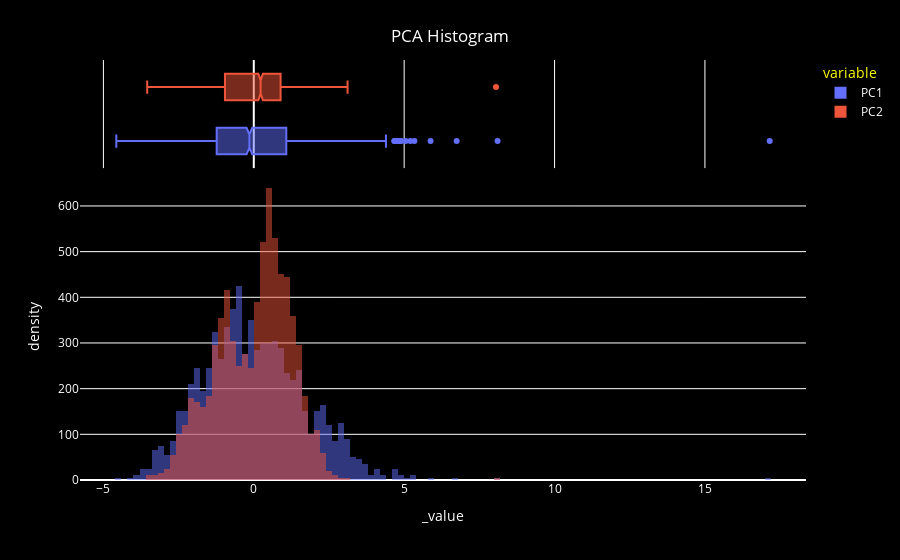

The notebook cell saved with this chart:
### Code cell
import plotly.express as px

fig = px.histogram(X_pca[['PC1','PC2']].melt(), color = 'variable',
                   marginal = 'box',
                   barmode = 'overlay',
                   histnorm = 'density')

fig.update_layout(
    title_font_color = 'white',
    legend_title_font_color = 'yellow',
    title = {
        'text' : "PCA Histogram",
        'x' : 0.5,
        'xanchor' : 'center',
        'yanchor' : 'top'},
    paper_bgcolor = 'black',
    plot_bgcolor = 'black',
    font_color = 'white',
)

### Figure 1 — Plotly figure (JSON) as saved in the notebook; plotly's stock layout.template omitted (floating-point values rounded to 4 significant figures; data arrays with more than 128 entries replaced by an {"elided": "..."} marker saying what was removed)
{"data": [{"alignmentgroup": "True", "bingroup": "x", "histnorm": "density", "hovertemplate": "variable=PC1<br>_value=%{x}<br>density=%{y}<extra></extra>", "legendgroup": "PC1", "marker": {"color": "#636efa", "opacity": 0.5, "pattern": {"shape": ""}}, "name": "PC1", "offsetgroup": "PC1", "orientation": "v", "showlegend": true, "type": "histogram", "x": {"elided": "1460 float values"}, "xaxis": "x", "yaxis": "y"}, {"alignmentgroup": "True", "hovertemplate": "variable=PC1<br>_value=%{x}<extra></extra>", "legendgroup": "PC1", "marker": {"color": "#636efa"}, "name": "PC1", "notched": true, "offsetgroup": "PC1", "showlegend": false, "type": "box", "x": {"elided": "1460 float values"}, "xaxis": "x2", "yaxis": "y2"}, {"alignmentgroup": "True", "bingroup": "x", "histnorm": "density", "hovertemplate": "variable=PC2<br>_value=%{x}<br>density=%{y}<extra></extra>", "legendgroup": "PC2", "marker": {"color": "#EF553B", "opacity": 0.5, "pattern": {"shape": ""}}, "name": "PC2", "offsetgroup": "PC2", "orientation": "v", "showlegend": true, "type": "histogram", "x": {"elided": "1460 float values"}, "xaxis": "x", "yaxis": "y"}, {"alignmentgroup": "True", "hovertemplate": "variable=PC2<br>_value=%{x}<extra></extra>", "legendgroup": "PC2", "marker": {"color": "#EF553B"}, "name": "PC2", "notched": true, "offsetgroup": "PC2", "showlegend": false, "type": "box", "x": {"elided": "1460 float values"}, "xaxis": "x2", "yaxis": "y2"}], "layout": {"barmode": "overlay", "font": {"color": "white"}, "legend": {"title": {"font": {"color": "yellow"}, "text": "variable"}, "tracegroupgap": 0}, "margin": {"t": 60}, "paper_bgcolor": "black", "plot_bgcolor": "black", "title": {"font": {"color": "white"}, "text": "PCA Histogram", "x": 0.5, "xanchor": "center", "yanchor": "top"}, "xaxis": {"anchor": "y", "domain": [0, 1], "title": {"text": "_value"}}, "xaxis2": {"anchor": "y2", "domain": [0, 1], "matches": "x", "showgrid": true, "showticklabels": false}, "yaxis": {"anchor": "x", "domain": [0, 0.7326], "title": {"text": "density"}}, "yaxis2": {"anchor": "x2", "domain": [0.7426, 1], "matches": "y2", "showgrid": false, "showline": false, "showticklabels": false, "ticks": ""}}}
